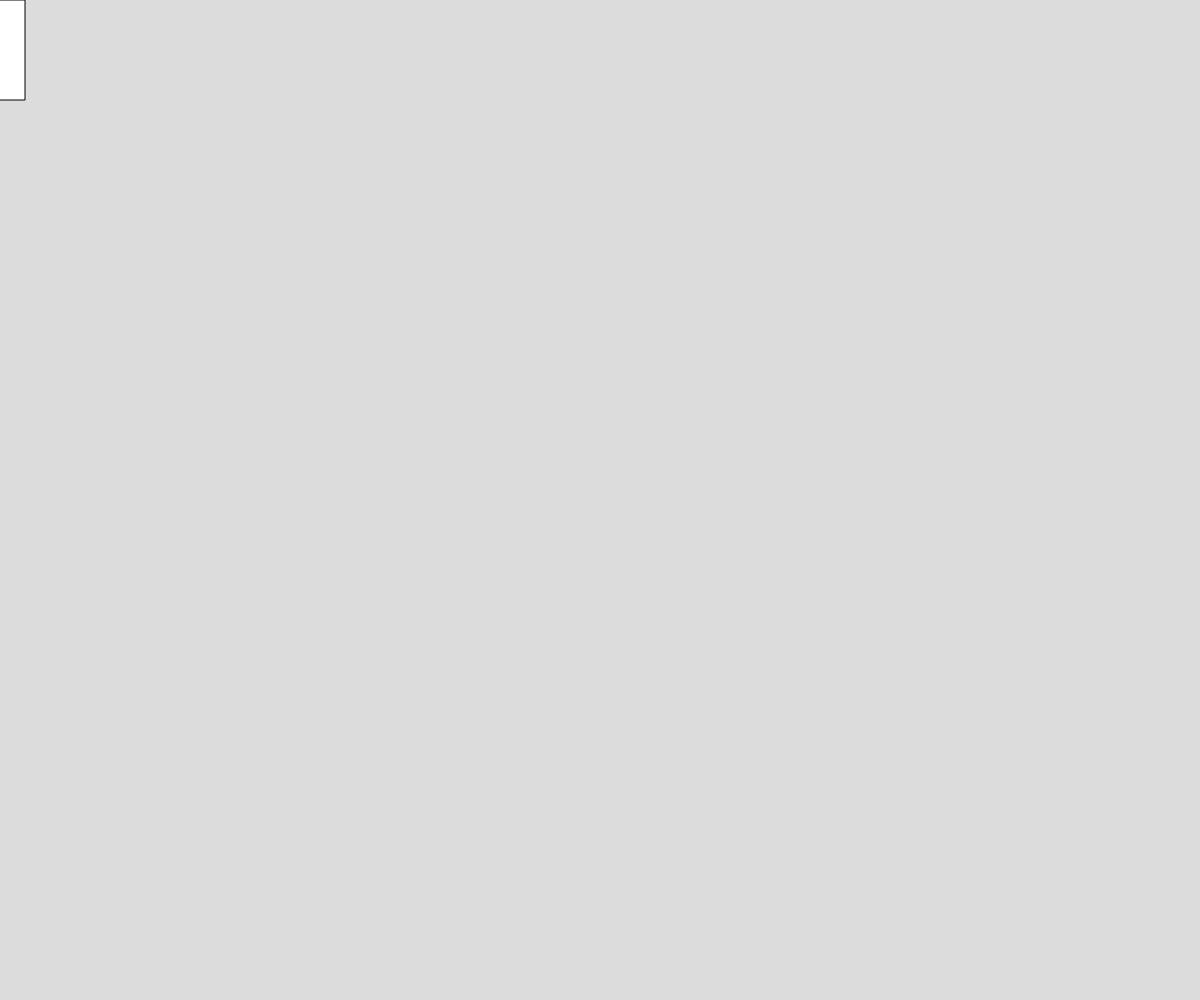
Frame 1 (no input)
Frame 60 (no input): identical to frame 1, image omitted
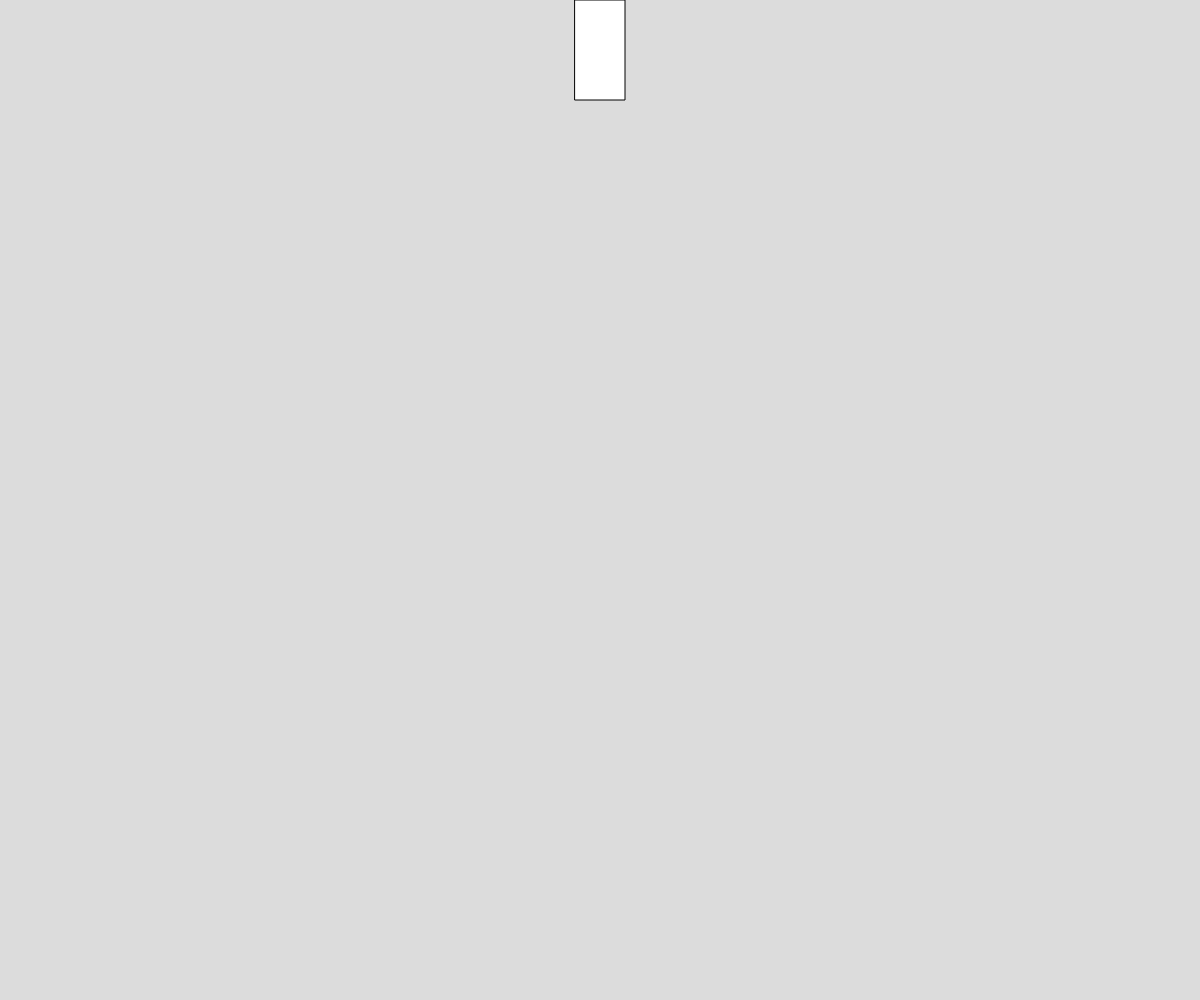
Frame 120 (the mouse pressed at the canvas centre since frame 60)

The p5.js sketch that drew these frames (run headless with seeded random() and noise() and a simulated clock; from frame 60 on, the mouse is pressed at the canvas centre):

// p5.js sketch
// ── sketch.js
// Firs vs code
// Your Name
// Date
//
// Extra for Experts:
// - describe what you did to take this project "above and beyond"


function setup() {
  createCanvas(windowWidth, windowHeight);
}

function draw() {
  background(220);
  rectMode(CENTER);
  rect(mouseX,50, 50, 100);
}
